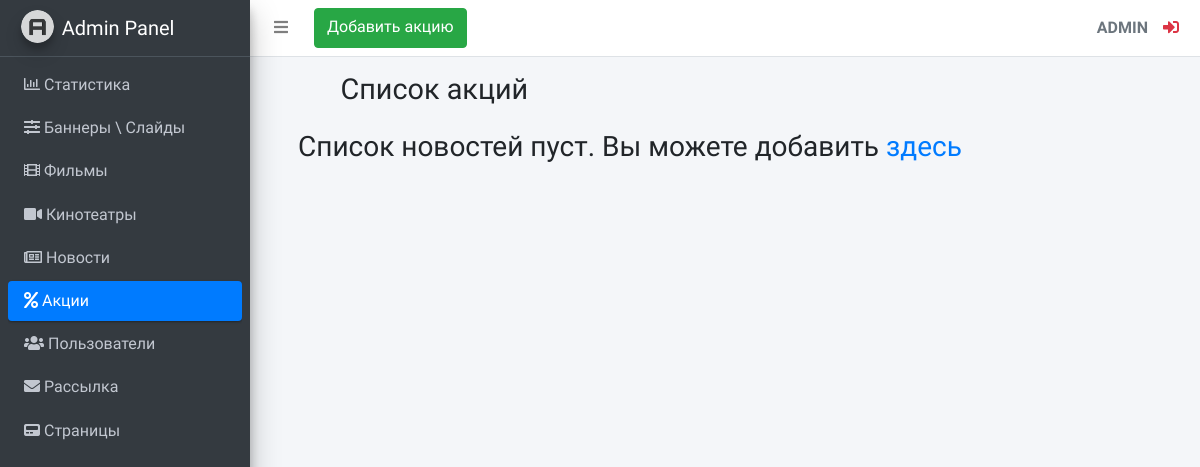
Before: /adminLte/promotion/list (signed in) with the older database file.
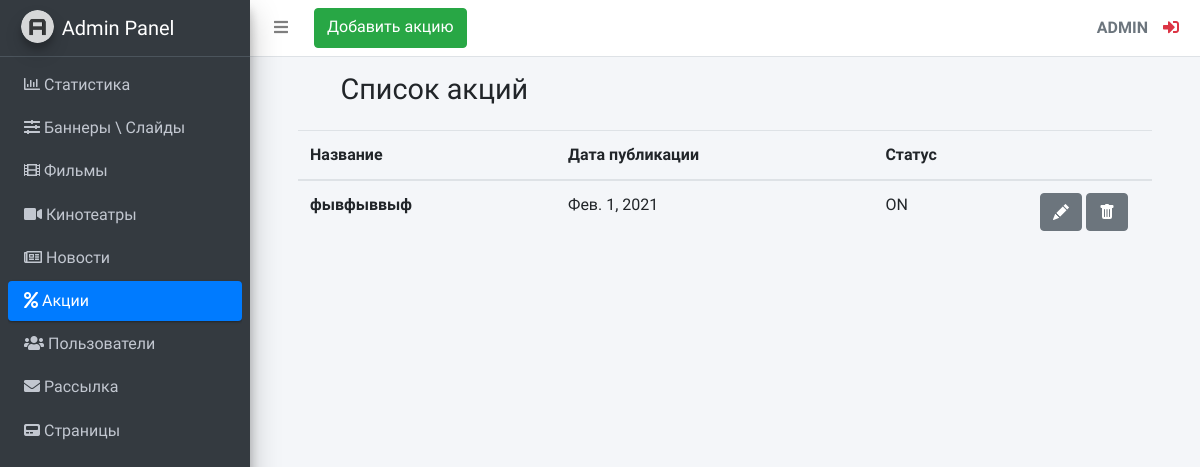
After: the same page with the newer database file.
### KinoSite/apps/adminLte/models.py (models this page shows, shortened)
class Promotion(models.Model):
    STATUS = (
        ('ON', 'Active'),
        ('OFF', 'Inactive'),
    )
    promo_name = models.CharField(max_length=255, verbose_name='Название акции')
    promo_description = models.TextField(verbose_name='Описание акции')
    promo_main_image = models.ImageField(verbose_name='Логотип акции', upload_to='images/promotion/logo/')
    promo_image1 = models.ImageField(verbose_name='Первое изображение', upload_to='images/promotion/')
    promo_image2 = models.ImageField(verbose_name='Второе изображение', upload_to='images/promotion/')
    promo_image3 = models.ImageField(verbose_name='Третее изображение', upload_to='images/promotion/')
    promo_image4 = models.ImageField(verbose_name='Четвёртое изображение', upload_to='images/promotion/')
    promo_image5 = models.ImageField(verbose_name='Пятое изображение', upload_to='images/promotion/')
    promo_url = models.URLField(verbose_name='Ссылка на акцию', null=True)
    promo_published_date = models.DateField(verbose_name='Дата публикации акции')
    promo_status = models.CharField(verbose_name='',  max_length=3, choices=STATUS) #пустой вербоус нейм, конфликт с crispy forms

### KinoSite/apps/adminLte/services.py (the view)
    def proxy(request, pk=None):
        u = request.user
        if u.is_authenticated:
            if u.is_superuser:
                if not have_pk:
                    return func(request)
                else:
                    return func(request, pk)
            else:
                return redirect('public_index')
        else:
            return redirect('admin_login')

### KinoSite/apps/adminLte/services.py (called while the page is built)
def admin_views_proxy(func, have_pk=False):
    def proxy(request, pk=None):
        u = request.user
        if u.is_authenticated:
            if u.is_superuser:
                if not have_pk:
                    return func(request)
                else:
                    return func(request, pk)
            else:
                return redirect('public_index')
        else:
            return redirect('admin_login')
    return proxy

    @staticmethod
    def model_list(model_sender):
        return model_sender.objects.all()

### KinoSite/apps/adminLte/views.py (called while the page is built)
def promotion_list(request):
    promotions = services.Get.model_list(models.Promotion)
    return render(request, 'adminLte/promotion/promotion_list.html', {'promotions': promotions})

### KinoSite/templates/adminLte/promotion/promotion_list.html (shortened to what this page needs)
{% extends 'adminLte/base.html' %}
{% block promotion %}
    <li class="nav-item">
        <a href="{% url 'admin_promotion_list' %}" class="nav-link active">
              <i class="fas fa-percent"></i>
              <p>
                  Акции
              </p>
        </a>
    </li>
{% endblock %}
{% block content_title %}
    <h1 class="m-0">Список акций</h1>
{% endblock %}
{% block navbar_item %}
<a class="btn btn-success" href="{% url 'admin_promotion_form' %}">Добавить акцию</a>
{% endblock %}
{% block main_content %}
{% if promotions %}
        <table class="table">
            <thead>
                <tr>
                    <th scope="col">Название</th>
                    <th scope="col">Дата публикации</th>
                    <th scope="col">Статус</th>
                    <th scope="col"></th>
                </tr>
            </thead>
                <tbody>
                    {% for el in promotions %}
                    <tr>
                        <th scope="row">{{ el.promo_name }}</th>
                            <td>{{ el.promo_published_date }}</td>
                            <td>{{ el.promo_status }}</td>
                            <td style="width: 124px">
                                <a class="btn btn-secondary" href="{% url 'admin_promotion_edit' pk=el.pk %}" role="button">
                                </a>
                                <a class="btn btn-secondary" href="{% url 'admin_promotion_delete' pk=el.pk %}" role="button">
                                </a>
                            </td>
                    </tr>
                    {% endfor %}
                </tbody>
        </table>
{% else %}
<div>
    <h3>Список новостей пуст. Вы можете добавить<a href="{%url 'admin_promotion_form'%}"> здесь</a></h3>
</div>
{% endif %}
{% endblock %}

### KinoSite/templates/adminLte/base.html (shortened to what the changed rows need)
{% load static %}
<!DOCTYPE html>
<html lang="en">
<head>
  <link rel="stylesheet" href="{% static 'plugins/fontawesome-free/css/all.min.css' %}">
  <link rel="stylesheet" href="{% static 'dist/css/adminlte.min.css' %}">
</head>
<body class="hold-transition sidebar-mini">
<div class="wrapper">
{% block body %}
  <aside class="main-sidebar sidebar-dark-primary elevation-4">
    <a href="{% url 'admin_index'%}" class="brand-link">
      <img src="{% static 'dist/img/AdminLTELogo.png' %}" alt="AdminLTE Logo" class="brand-image img-circle elevation-3" style="opacity: .8">
      <span class="brand-text font-weight-light">Admin Panel</span>
    </a>
  </aside>
    <div class="content-wrapper">
        <div class="content-header">
            <div class="container-fluid">
                <div class="row mb-2">
                    <div class="col-sm-6" style="margin-left: 75px; margin-right: 75px">
                        {% block content_title %}{% endblock %}
                    </div>
                </div>
            </div>
        </div>
        <div class="row" style="margin-left: 48px; margin-right: 48px">
            {% block main_content %}{% endblock %}
        </div>
    </div>
</div>
{% endblock %}
</body>
</html>

Changed rows visible on the page:
added Promotion: promo_name "фывфыввыф", promo_published_date "Фев. 1, 2021", promo_status "ON"
Other visible differences:
text no longer shown: "Список новостей пуст. Вы можете добавить здесь"
text now shown: "Название Дата публикации Статус"
